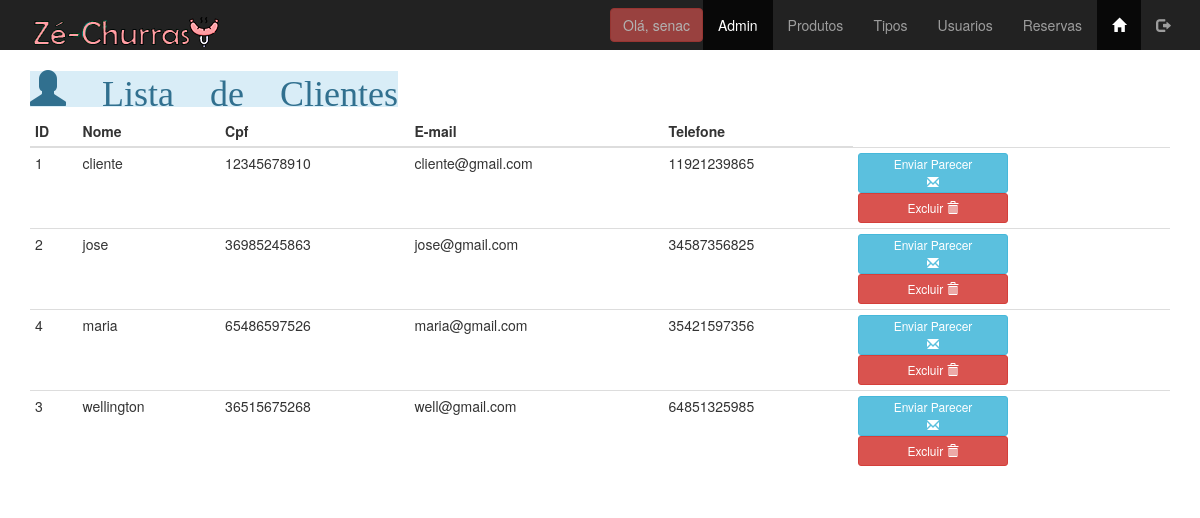
/Admin/cliente_lista.php (signed in), run on the app's committed database.
### tables this page shows
create table tbcliente(
id_cliente int(11) primary key auto_increment not null,
nome_cliente varchar(60) not null,
cpf_cliente varchar(11) not null unique,
email_cliente varchar(32) not null unique,
telefone_cliente bigint(11) not null 
);

### Admin/cliente_lista.php (the view, shortened to what this page needs)
<?php
include('./connections/conn.php');
$consulta = "select * from tbcliente order by nome_cliente asc";
$lista = $conn->query($consulta);
$linha = $lista->fetch_assoc();
?>
<!DOCTYPE html>
<html lang="pt_br">
<head>
    <link href="../css/bootstrap.min.css" rel="stylesheet" type="text/css">
    <link href="../css/meu_estilo.css" rel="stylesheet" type="text/css">
</head>
<body>
    <?php include('menu_adm.php'); ?>
    <main class="container">
        <h1 class="breadcrump alert-info glyphicon glyphicon-user"> Lista de Clientes </h1>
        <table class="table table-condensed table-hover">
            <thead>
                <th>ID</th>
                <th>Nome</th>
                <th>Cpf</th>
                <th>E-mail</th>
                <th>Telefone</th>
            </thead>
            <tboby>
                <?php do { ?>
                    <tr>
                        <td><?php echo $linha['id_cliente']; ?></td>
                        <td><?php echo $linha['nome_cliente'];?></td>
                        <td><?php echo $linha['cpf_cliente'];?></td>
                        <td><?php echo $linha['email_cliente'];?></td>
                        <td><?php echo $linha['telefone_cliente'];?></td>
                        <td>
                        <a href="email_reserva.php?id_reserva=<?php echo $linha['id_cliente']; ?>" class="btn btn-info btn-block btn-xs" id="btn-reserva-enviar">
                                <span class="hidden-xs">Enviar Parecer</span>
                                <br>
                                <span class="glyphicon glyphicon-envelope" aria-hidden="true"></span>
                            </a>
                            <button class="btn btn-danger largButton btn-xs delete"
                            role="button"
                            data-nome="<?php echo $linha['nome_cliente'];?>"
                            data-id="<?php echo $linha['id_cliente'];?>" id="btn-reserva-excluir">
                            <span class="hidden-xs">Excluir</span>
                            <span class="glyphicon glyphicon-trash" aria-hidden="true"></span>
                            </button>
                        </td>
                    </tr>
                <?php } while ($linha = $lista->fetch_assoc()); ?>
            </tboby>
        </table>
    </main>
</body>
</html>

### css/meu_estilo.css (style rules this page uses)
#btn-reserva-excluir { width: 150px; height: 30px; }
#btn-reserva-enviar { width: 150px; height: 40px; }

### data on the page
tbcliente: id_cliente "1", nome_cliente "cliente", cpf_cliente "12345678910", email_cliente "cliente@gmail.com", telefone_cliente "11921239865"
tbcliente: id_cliente "2", nome_cliente "jose", cpf_cliente "36985245863", email_cliente "jose@gmail.com", telefone_cliente "34587356825"
tbcliente: id_cliente "4", nome_cliente "maria", cpf_cliente "65486597526", email_cliente "maria@gmail.com", telefone_cliente "35421597356"
tbcliente: id_cliente "3", nome_cliente "wellington", cpf_cliente "36515675268", email_cliente "well@gmail.com", telefone_cliente "64851325985"

### other printed values
$_SESSION['login_usuario'] "senac"
